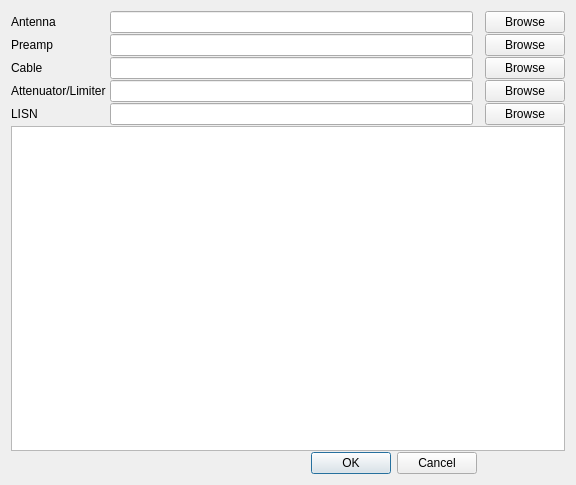
<?xml version="1.0" encoding="UTF-8"?>
<ui version="4.0">
 <class>Factors</class>
 <widget class="QDialog" name="Factors">
  <property name="geometry">
   <rect>
    <x>0</x>
    <y>0</y>
    <width>576</width>
    <height>485</height>
   </rect>
  </property>
  <property name="sizePolicy">
   <sizepolicy hsizetype="Expanding" vsizetype="Expanding">
    <horstretch>0</horstretch>
    <verstretch>0</verstretch>
   </sizepolicy>
  </property>
  <property name="minimumSize">
   <size>
    <width>300</width>
    <height>300</height>
   </size>
  </property>
  <property name="windowTitle">
   <string>Factors</string>
  </property>
  <layout class="QGridLayout" name="gridLayout" columnstretch="0,0,0,0,0,0,0">
   <property name="horizontalSpacing">
    <number>4</number>
   </property>
   <property name="verticalSpacing">
    <number>1</number>
   </property>
   <item row="1" column="3">
    <widget class="QLineEdit" name="preampEdit"/>
   </item>
   <item row="2" column="4" colspan="3" alignment="Qt::AlignRight">
    <widget class="QPushButton" name="cableButton">
     <property name="sizePolicy">
      <sizepolicy hsizetype="Fixed" vsizetype="Fixed">
       <horstretch>0</horstretch>
       <verstretch>0</verstretch>
      </sizepolicy>
     </property>
     <property name="text">
      <string>Browse</string>
     </property>
    </widget>
   </item>
   <item row="2" column="3">
    <widget class="QLineEdit" name="cableEdit"/>
   </item>
   <item row="3" column="0" colspan="3">
    <widget class="QLabel" name="attenuatorLabel">
     <property name="sizePolicy">
      <sizepolicy hsizetype="Fixed" vsizetype="Fixed">
       <horstretch>0</horstretch>
       <verstretch>0</verstretch>
      </sizepolicy>
     </property>
     <property name="minimumSize">
      <size>
       <width>75</width>
       <height>0</height>
      </size>
     </property>
     <property name="text">
      <string>Attenuator/Limiter</string>
     </property>
    </widget>
   </item>
   <item row="5" column="0" colspan="7">
    <widget class="QTableView" name="factorTable">
     <property name="sizePolicy">
      <sizepolicy hsizetype="Expanding" vsizetype="Expanding">
       <horstretch>0</horstretch>
       <verstretch>0</verstretch>
      </sizepolicy>
     </property>
     <property name="lineWidth">
      <number>1</number>
     </property>
     <property name="showGrid">
      <bool>true</bool>
     </property>
    </widget>
   </item>
   <item row="1" column="5" colspan="2" alignment="Qt::AlignRight">
    <widget class="QPushButton" name="preampButton">
     <property name="sizePolicy">
      <sizepolicy hsizetype="Fixed" vsizetype="Fixed">
       <horstretch>0</horstretch>
       <verstretch>0</verstretch>
      </sizepolicy>
     </property>
     <property name="text">
      <string>Browse</string>
     </property>
    </widget>
   </item>
   <item row="0" column="0" colspan="2">
    <widget class="QLabel" name="antennaLabel">
     <property name="sizePolicy">
      <sizepolicy hsizetype="Fixed" vsizetype="Fixed">
       <horstretch>0</horstretch>
       <verstretch>0</verstretch>
      </sizepolicy>
     </property>
     <property name="minimumSize">
      <size>
       <width>75</width>
       <height>0</height>
      </size>
     </property>
     <property name="text">
      <string>Antenna</string>
     </property>
    </widget>
   </item>
   <item row="4" column="3">
    <widget class="QLineEdit" name="lisnEdit"/>
   </item>
   <item row="0" column="5" colspan="2" alignment="Qt::AlignRight">
    <widget class="QPushButton" name="antennaButton">
     <property name="sizePolicy">
      <sizepolicy hsizetype="Fixed" vsizetype="Fixed">
       <horstretch>0</horstretch>
       <verstretch>0</verstretch>
      </sizepolicy>
     </property>
     <property name="text">
      <string>Browse</string>
     </property>
    </widget>
   </item>
   <item row="1" column="0" colspan="2">
    <widget class="QLabel" name="preampLabel">
     <property name="sizePolicy">
      <sizepolicy hsizetype="Fixed" vsizetype="Fixed">
       <horstretch>0</horstretch>
       <verstretch>0</verstretch>
      </sizepolicy>
     </property>
     <property name="minimumSize">
      <size>
       <width>75</width>
       <height>0</height>
      </size>
     </property>
     <property name="text">
      <string>Preamp</string>
     </property>
    </widget>
   </item>
   <item row="3" column="6" alignment="Qt::AlignRight">
    <widget class="QPushButton" name="attenuatorButton">
     <property name="sizePolicy">
      <sizepolicy hsizetype="Fixed" vsizetype="Fixed">
       <horstretch>0</horstretch>
       <verstretch>0</verstretch>
      </sizepolicy>
     </property>
     <property name="text">
      <string>Browse</string>
     </property>
    </widget>
   </item>
   <item row="0" column="3">
    <widget class="QLineEdit" name="antennaEdit"/>
   </item>
   <item row="3" column="3">
    <widget class="QLineEdit" name="attenuatorEdit"/>
   </item>
   <item row="4" column="6">
    <widget class="QPushButton" name="lisnButton">
     <property name="sizePolicy">
      <sizepolicy hsizetype="Fixed" vsizetype="Fixed">
       <horstretch>0</horstretch>
       <verstretch>0</verstretch>
      </sizepolicy>
     </property>
     <property name="text">
      <string>Browse</string>
     </property>
    </widget>
   </item>
   <item row="2" column="0">
    <widget class="QLabel" name="cableLabel">
     <property name="sizePolicy">
      <sizepolicy hsizetype="Fixed" vsizetype="Fixed">
       <horstretch>0</horstretch>
       <verstretch>0</verstretch>
      </sizepolicy>
     </property>
     <property name="minimumSize">
      <size>
       <width>75</width>
       <height>0</height>
      </size>
     </property>
     <property name="text">
      <string>Cable</string>
     </property>
    </widget>
   </item>
   <item row="4" column="0">
    <widget class="QLabel" name="lisnLabel">
     <property name="sizePolicy">
      <sizepolicy hsizetype="Fixed" vsizetype="Fixed">
       <horstretch>0</horstretch>
       <verstretch>0</verstretch>
      </sizepolicy>
     </property>
     <property name="minimumSize">
      <size>
       <width>75</width>
       <height>0</height>
      </size>
     </property>
     <property name="text">
      <string>LISN</string>
     </property>
    </widget>
   </item>
   <item row="6" column="2" colspan="3">
    <widget class="QDialogButtonBox" name="buttonBox">
     <property name="orientation">
      <enum>Qt::Horizontal</enum>
     </property>
     <property name="standardButtons">
      <set>QDialogButtonBox::Cancel|QDialogButtonBox::Ok</set>
     </property>
    </widget>
   </item>
  </layout>
 </widget>
 <tabstops>
  <tabstop>antennaButton</tabstop>
  <tabstop>preampButton</tabstop>
  <tabstop>cableButton</tabstop>
  <tabstop>attenuatorButton</tabstop>
 </tabstops>
 <resources/>
 <connections>
  <connection>
   <sender>buttonBox</sender>
   <signal>accepted()</signal>
   <receiver>Factors</receiver>
   <slot>accept()</slot>
   <hints>
    <hint type="sourcelabel">
     <x>337</x>
     <y>478</y>
    </hint>
    <hint type="destinationlabel">
     <x>157</x>
     <y>274</y>
    </hint>
   </hints>
  </connection>
  <connection>
   <sender>buttonBox</sender>
   <signal>rejected()</signal>
   <receiver>Factors</receiver>
   <slot>reject()</slot>
   <hints>
    <hint type="sourcelabel">
     <x>390</x>
     <y>478</y>
    </hint>
    <hint type="destinationlabel">
     <x>286</x>
     <y>274</y>
    </hint>
   </hints>
  </connection>
  <connection>
   <sender>antennaButton</sender>
   <signal>clicked()</signal>
   <receiver>Factors</receiver>
   <slot>browseAntennaSlot()</slot>
   <hints>
    <hint type="sourcelabel">
     <x>569</x>
     <y>22</y>
    </hint>
    <hint type="destinationlabel">
     <x>337</x>
     <y>65</y>
    </hint>
   </hints>
  </connection>
  <connection>
   <sender>preampButton</sender>
   <signal>clicked()</signal>
   <receiver>Factors</receiver>
   <slot>browsePreampSlot()</slot>
   <hints>
    <hint type="sourcelabel">
     <x>569</x>
     <y>40</y>
    </hint>
    <hint type="destinationlabel">
     <x>341</x>
     <y>113</y>
    </hint>
   </hints>
  </connection>
  <connection>
   <sender>cableButton</sender>
   <signal>clicked()</signal>
   <receiver>Factors</receiver>
   <slot>browseCableSlot()</slot>
   <hints>
    <hint type="sourcelabel">
     <x>569</x>
     <y>58</y>
    </hint>
    <hint type="destinationlabel">
     <x>330</x>
     <y>171</y>
    </hint>
   </hints>
  </connection>
  <connection>
   <sender>attenuatorButton</sender>
   <signal>clicked()</signal>
   <receiver>Factors</receiver>
   <slot>browseAttenuatorSlot()</slot>
   <hints>
    <hint type="sourcelabel">
     <x>569</x>
     <y>76</y>
    </hint>
    <hint type="destinationlabel">
     <x>356</x>
     <y>217</y>
    </hint>
   </hints>
  </connection>
  <connection>
   <sender>lisnButton</sender>
   <signal>clicked()</signal>
   <receiver>Factors</receiver>
   <slot>browseLisnSlot()</slot>
   <hints>
    <hint type="sourcelabel">
     <x>547</x>
     <y>87</y>
    </hint>
    <hint type="destinationlabel">
     <x>573</x>
     <y>84</y>
    </hint>
   </hints>
  </connection>
  <connection>
   <sender>antennaEdit</sender>
   <signal>textChanged(QString)</signal>
   <receiver>Factors</receiver>
   <slot>updateFactorsSlot()</slot>
   <hints>
    <hint type="sourcelabel">
     <x>233</x>
     <y>13</y>
    </hint>
    <hint type="destinationlabel">
     <x>253</x>
     <y>2</y>
    </hint>
   </hints>
  </connection>
  <connection>
   <sender>preampEdit</sender>
   <signal>textChanged(QString)</signal>
   <receiver>Factors</receiver>
   <slot>updateFactorsSlot()</slot>
   <hints>
    <hint type="sourcelabel">
     <x>120</x>
     <y>35</y>
    </hint>
    <hint type="destinationlabel">
     <x>85</x>
     <y>32</y>
    </hint>
   </hints>
  </connection>
  <connection>
   <sender>cableEdit</sender>
   <signal>textChanged(QString)</signal>
   <receiver>Factors</receiver>
   <slot>updateFactorsSlot()</slot>
   <hints>
    <hint type="sourcelabel">
     <x>143</x>
     <y>54</y>
    </hint>
    <hint type="destinationlabel">
     <x>83</x>
     <y>57</y>
    </hint>
   </hints>
  </connection>
  <connection>
   <sender>attenuatorEdit</sender>
   <signal>textChanged(QString)</signal>
   <receiver>Factors</receiver>
   <slot>updateFactorsSlot()</slot>
   <hints>
    <hint type="sourcelabel">
     <x>106</x>
     <y>69</y>
    </hint>
    <hint type="destinationlabel">
     <x>70</x>
     <y>75</y>
    </hint>
   </hints>
  </connection>
  <connection>
   <sender>lisnEdit</sender>
   <signal>textChanged(QString)</signal>
   <receiver>Factors</receiver>
   <slot>updateFactorsSlot()</slot>
   <hints>
    <hint type="sourcelabel">
     <x>122</x>
     <y>87</y>
    </hint>
    <hint type="destinationlabel">
     <x>90</x>
     <y>87</y>
    </hint>
   </hints>
  </connection>
 </connections>
 <slots>
  <slot>updateFactorsSlot()</slot>
  <slot>browseAntennaSlot()</slot>
  <slot>browsePreampSlot()</slot>
  <slot>browseCableSlot()</slot>
  <slot>browseAttenuatorSlot()</slot>
  <slot>browseLisnSlot()</slot>
 </slots>
</ui>
